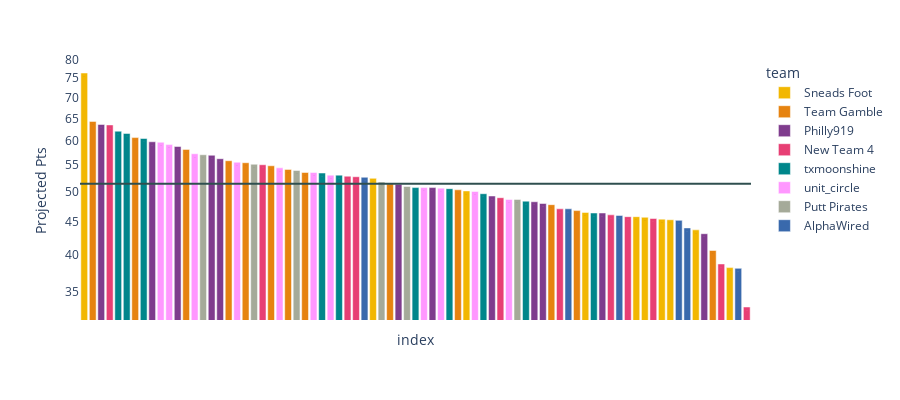

Notebook code for this chart:
### Code cell
px.bar(week.sort_values(by = 'proj_pts',ascending=False).reset_index(drop=True),
      y = 'proj_pts',
      color = 'team',
      color_discrete_map=team_color,
      labels = {'_index':"", 'proj_pts':'Projected Pts'},
      text_auto = ",.0f",
      template = 'plotly_white',
      height=400,
      log_y=True,
      hover_name='player'
      ).add_hline(y=week.proj_pts.mean(),line_color='darkslategrey'
                                   ).update_xaxes(showticklabels=False
                                                  ).update_yaxes(showgrid=False)

### Figure 1 — Plotly figure (JSON) as saved in the notebook; plotly's stock layout.template omitted (floating-point values rounded to 4 significant figures)
{"data": [{"alignmentgroup": "True", "hovertemplate": "<b>%{hovertext}</b><br><br>team=Sneads Foot<br>index=%{x}<br>Projected Pts=%{y}<extra></extra>", "hovertext": ["Rory McIlroy", "Lucas Glover", "Rickie Fowler", "Sam Ryder", "Cameron Champ", "Scott Stallings", "Parker Coody", "Nick Hardy", "Nick Dunlap", "Ryan Moore"], "legendgroup": "Sneads Foot", "marker": {"color": "rgb(242,183,1)", "pattern": {"shape": ""}}, "name": "Sneads Foot", "offsetgroup": "Sneads Foot", "orientation": "v", "showlegend": true, "textposition": "auto", "texttemplate": "%{y:,.0f}", "type": "bar", "x": [0, 34, 45, 59, 65, 66, 68, 69, 72, 76], "xaxis": "x", "y": [76.4, 52.5, 50.2, 46.5, 45.8, 45.7, 45.4, 45.3, 43.7, 38.2], "yaxis": "y"}, {"alignmentgroup": "True", "hovertemplate": "<b>%{hovertext}</b><br><br>team=Team Gamble<br>index=%{x}<br>Projected Pts=%{y}<extra></extra>", "hovertext": ["Byeong Hun An", "Eric Cole", "Stephan Jaeger", "Adam Svensson", "Doug Ghim", "Tom Hoge", "Matthieu Pavon", "Adam Schenk", "Ben Griffin", "Michael Kim", "Chesson Hadley", "Kyoung-Hoon Lee", "Patton Kizzire"], "legendgroup": "Team Gamble", "marker": {"color": "rgb(230,131,16)", "pattern": {"shape": ""}}, "name": "Team Gamble", "offsetgroup": "Team Gamble", "orientation": "v", "showlegend": true, "textposition": "auto", "texttemplate": "%{y:,.0f}", "type": "bar", "x": [1, 6, 12, 17, 19, 22, 24, 26, 36, 44, 55, 58, 74], "xaxis": "x", "y": [64.3, 60.7, 58.2, 55.9, 55.5, 54.9, 54.2, 53.6, 51.5, 50.4, 47.8, 46.8, 40.6], "yaxis": "y"}, {"alignmentgroup": "True", "hovertemplate": "<b>%{hovertext}</b><br><br>team=Philly919<br>index=%{x}<br>Projected Pts=%{y}<extra></extra>", "hovertext": ["Russell Henley", "Sungjae Im", "Beau Hossler", "Luke List", "Chris Kirk", "Daniel Berger", "Justin Rose", "Seonghyeon Kim", "Justin Lower", "Tyler Duncan", "Chris Gotterup", "Garrick Higgo"], "legendgroup": "Philly919", "marker": {"color": "rgb(127,60,141)", "pattern": {"shape": ""}}, "name": "Philly919", "offsetgroup": "Philly919", "orientation": "v", "showlegend": true, "textposition": "auto", "texttemplate": "%{y:,.0f}", "type": "bar", "x": [2, 8, 11, 15, 16, 37, 41, 48, 53, 54, 61, 73], "xaxis": "x", "y": [63.6, 59.8, 58.8, 57, 56.3, 51.4, 50.8, 49.3, 48.3, 48, 46.4, 43.1], "yaxis": "y"}, {"alignmentgroup": "True", "hovertemplate": "<b>%{hovertext}</b><br><br>team=New Team 4<br>index=%{x}<br>Projected Pts=%{y}<extra></extra>", "hovertext": ["Cameron Young", "Erik Van Rooyen", "Akshay Bhatia", "Thorbjorn Olesen", "Brandon Wu", "Dylan Wu", "Matthew NeSmith", "Justin Suh", "Robert Macintyre", "Camilo Villegas", "Pierceson Coody"], "legendgroup": "New Team 4", "marker": {"color": "rgb(231,63,116)", "pattern": {"shape": ""}}, "name": "New Team 4", "offsetgroup": "New Team 4", "orientation": "v", "showlegend": true, "textposition": "auto", "texttemplate": "%{y:,.0f}", "type": "bar", "x": [3, 21, 31, 32, 49, 56, 62, 64, 67, 75, 78], "xaxis": "x", "y": [63.5, 55.1, 52.9, 52.8, 49, 47.1, 46.1, 45.8, 45.5, 38.7, 33.2], "yaxis": "y"}, {"alignmentgroup": "True", "hovertemplate": "<b>%{hovertext}</b><br><br>team=txmoonshine<br>index=%{x}<br>Projected Pts=%{y}<extra></extra>", "hovertext": ["Tom Kim", "J.T. Poston", "Matthew Fitzpatrick", "Davis Thompson", "Mark Hubbard", "Brendon Todd", "Maverick McNealy", "Ryan Fox", "Alex Smalley", "Alejandro Tosti"], "legendgroup": "txmoonshine", "marker": {"color": "rgb(0,134,139)", "pattern": {"shape": ""}}, "name": "txmoonshine", "offsetgroup": "txmoonshine", "orientation": "v", "showlegend": true, "textposition": "auto", "texttemplate": "%{y:,.0f}", "type": "bar", "x": [4, 5, 7, 28, 30, 39, 43, 47, 52, 60], "xaxis": "x", "y": [62.1, 61.6, 60.5, 53.5, 53.1, 50.8, 50.6, 49.7, 48.4, 46.4], "yaxis": "y"}, {"alignmentgroup": "True", "hovertemplate": "<b>%{hovertext}</b><br><br>team=unit_circle<br>index=%{x}<br>Projected Pts=%{y}<extra></extra>", "hovertext": ["Corey Conners", "Min Woo Lee", "Sepp Straka", "Denny McCarthy", "Shane Lowry", "Alex Noren", "Jake Knapp", "Matt Wallace", "Taylor Pendrith", "Austin Eckroat", "Vincent Norrman"], "legendgroup": "unit_circle", "marker": {"color": "#FF97FF", "pattern": {"shape": ""}}, "name": "unit_circle", "offsetgroup": "unit_circle", "orientation": "v", "showlegend": true, "textposition": "auto", "texttemplate": "%{y:,.0f}", "type": "bar", "x": [9, 10, 13, 18, 23, 27, 29, 40, 42, 46, 50], "xaxis": "x", "y": [59.7, 59.2, 57.3, 55.6, 54.5, 53.6, 53.1, 50.8, 50.7, 50.1, 48.7], "yaxis": "y"}, {"alignmentgroup": "True", "hovertemplate": "<b>%{hovertext}</b><br><br>team=Putt Pirates<br>index=%{x}<br>Projected Pts=%{y}<extra></extra>", "hovertext": ["Keith Mitchell", "Christiaan Bezuidenhout", "Rasmus Hojgaard", "Ryo Hisatsune", "Carson Young", "Billy Horschel"], "legendgroup": "Putt Pirates", "marker": {"color": "rgb(165,170,153)", "pattern": {"shape": ""}}, "name": "Putt Pirates", "offsetgroup": "Putt Pirates", "orientation": "v", "showlegend": true, "textposition": "auto", "texttemplate": "%{y:,.0f}", "type": "bar", "x": [14, 20, 25, 35, 38, 51], "xaxis": "x", "y": [57.1, 55.2, 54, 51.8, 51, 48.7], "yaxis": "y"}, {"alignmentgroup": "True", "hovertemplate": "<b>%{hovertext}</b><br><br>team=AlphaWired<br>index=%{x}<br>Projected Pts=%{y}<extra></extra>", "hovertext": ["Thomas Detry", "Taylor Montgomery", "Jacob Bridgeman", "Matt Kuchar", "Carl Yuan", "Adrien Dumont De Chassart"], "legendgroup": "AlphaWired", "marker": {"color": "rgb(57,105,172)", "pattern": {"shape": ""}}, "name": "AlphaWired", "offsetgroup": "AlphaWired", "orientation": "v", "showlegend": true, "textposition": "auto", "texttemplate": "%{y:,.0f}", "type": "bar", "x": [33, 57, 63, 70, 71, 77], "xaxis": "x", "y": [52.7, 47.1, 46, 45.2, 44, 38.1], "yaxis": "y"}], "layout": {"barmode": "relative", "height": 400, "legend": {"title": {"text": "team"}, "tracegroupgap": 0}, "margin": {"t": 60}, "shapes": [{"line": {"color": "darkslategrey"}, "type": "line", "x0": 0, "x1": 1, "xref": "x domain", "y0": 51.49, "y1": 51.49, "yref": "y"}], "xaxis": {"anchor": "y", "domain": [0, 1], "showticklabels": false, "title": {"text": "index"}}, "yaxis": {"anchor": "x", "domain": [0, 1], "showgrid": false, "title": {"text": "Projected Pts"}, "type": "log"}}}
